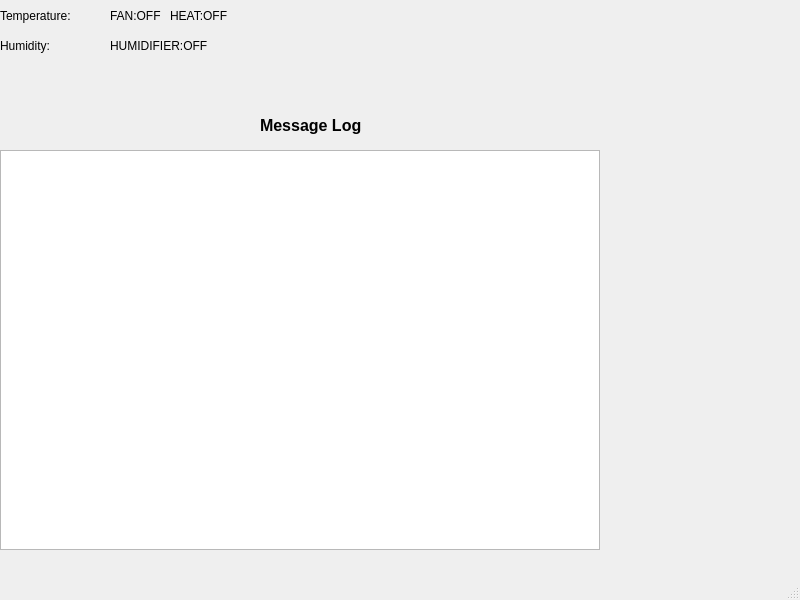
<?xml version="1.0" encoding="UTF-8"?>
<ui version="4.0">
 <class>MainWindow</class>
 <widget class="QMainWindow" name="MainWindow">
  <property name="geometry">
   <rect>
    <x>0</x>
    <y>0</y>
    <width>800</width>
    <height>600</height>
   </rect>
  </property>
  <property name="windowTitle">
   <string>Bonsai Environment Controller</string>
  </property>
  <property name="toolTip">
   <string>&lt;html&gt;&lt;head/&gt;&lt;body&gt;&lt;p&gt;&lt;br/&gt;&lt;/p&gt;&lt;/body&gt;&lt;/html&gt;</string>
  </property>
  <widget class="QWidget" name="centralwidget">
   <widget class="QTextBrowser" name="displayMessage">
    <property name="geometry">
     <rect>
      <x>0</x>
      <y>150</y>
      <width>600</width>
      <height>400</height>
     </rect>
    </property>
   </widget>
   <widget class="QLabel" name="tempDisplay">
    <property name="geometry">
     <rect>
      <x>0</x>
      <y>0</y>
      <width>81</width>
      <height>31</height>
     </rect>
    </property>
    <property name="text">
     <string>Temperature:</string>
    </property>
   </widget>
   <widget class="QLabel" name="humDisplay">
    <property name="geometry">
     <rect>
      <x>0</x>
      <y>30</y>
      <width>81</width>
      <height>31</height>
     </rect>
    </property>
    <property name="text">
     <string>Humidity:</string>
    </property>
   </widget>
   <widget class="QLabel" name="fanStatus">
    <property name="geometry">
     <rect>
      <x>110</x>
      <y>0</y>
      <width>81</width>
      <height>31</height>
     </rect>
    </property>
    <property name="text">
     <string>FAN:OFF</string>
    </property>
   </widget>
   <widget class="QLabel" name="humStatus">
    <property name="geometry">
     <rect>
      <x>110</x>
      <y>30</y>
      <width>111</width>
      <height>31</height>
     </rect>
    </property>
    <property name="text">
     <string>HUMIDIFIER:OFF</string>
    </property>
   </widget>
   <widget class="QLabel" name="heatStatus">
    <property name="geometry">
     <rect>
      <x>170</x>
      <y>0</y>
      <width>81</width>
      <height>31</height>
     </rect>
    </property>
    <property name="text">
     <string>HEAT:OFF</string>
    </property>
   </widget>
   <widget class="QLabel" name="label">
    <property name="geometry">
     <rect>
      <x>260</x>
      <y>110</y>
      <width>111</width>
      <height>31</height>
     </rect>
    </property>
    <property name="font">
     <font>
      <pointsize>12</pointsize>
      <weight>75</weight>
      <bold>true</bold>
     </font>
    </property>
    <property name="text">
     <string>Message Log</string>
    </property>
   </widget>
  </widget>
  <widget class="QMenuBar" name="menubar">
   <property name="geometry">
    <rect>
     <x>0</x>
     <y>0</y>
     <width>800</width>
     <height>21</height>
    </rect>
   </property>
  </widget>
  <widget class="QStatusBar" name="statusbar"/>
 </widget>
 <resources/>
 <connections/>
</ui>
